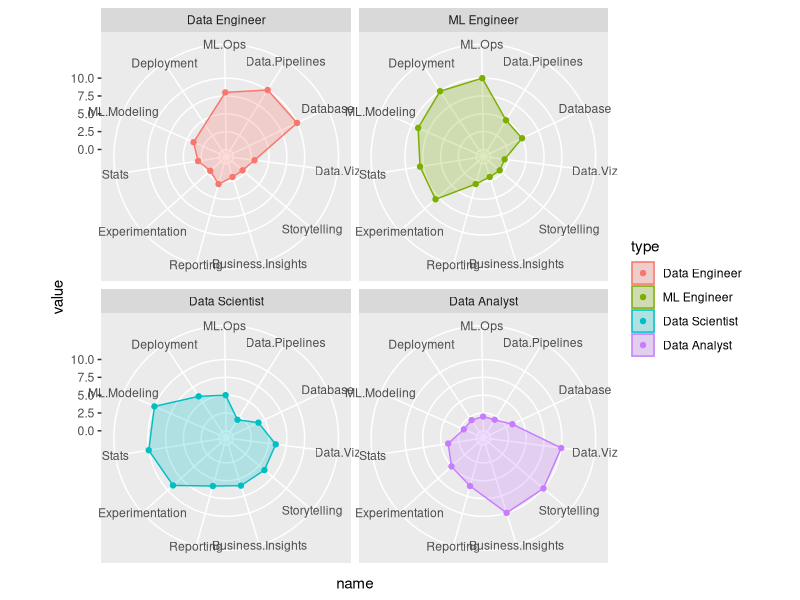
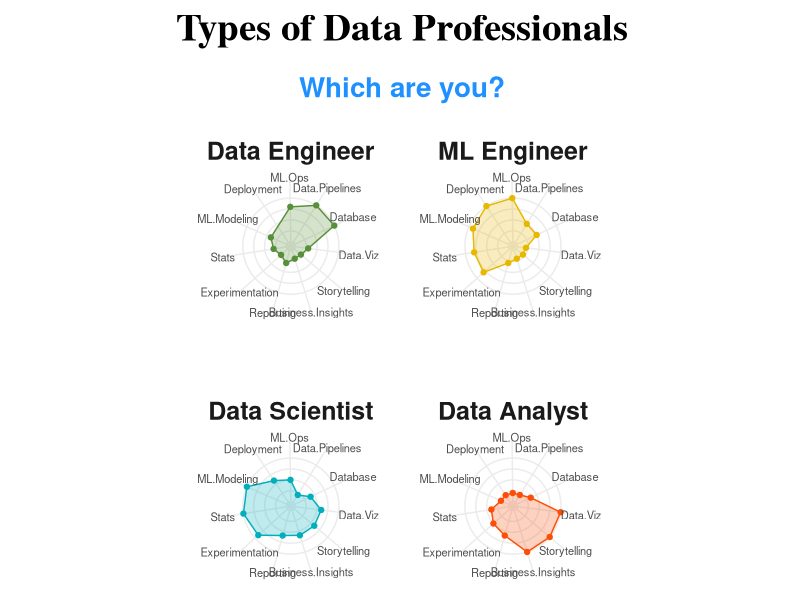
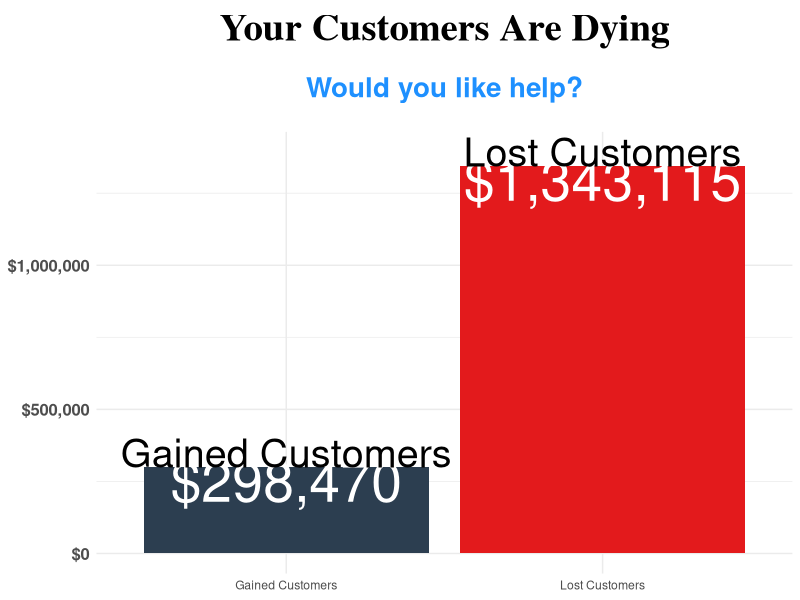

Reproduce these figures in R, in order.
# BUSINESS SCIENCE R TIPS ----
# R-TIP 067 | Types of data professionals visualization (radar plot) ----
#
# 👉 For Weekly R-Tips, Sign Up Here:
#    https://learn.business-science.io/r-tips-newsletter

# LIBRARIES & DATA----

library(tidyverse)
library(readxl)

types_of_data_professionals_tbl <- data.frame(
    "Type of Data Professional" = c("Data Engineer", "ML Engineer", "Data Scientist", "Data Analyst"),
    "ML Ops" = c(8, 10, 5, 2),
    "Data Pipelines" = c(10, 5, 2, 2),
    "Database" = c(10, 5, 4, 3.5),
    "Data Viz" = c(3, 2, 6, 10),
    "Storytelling" = c(2, 2, 6, 10),
    "Business Insights" = c(2, 2, 6, 10),
    "Reporting" = c(3, 3, 6, 6),
    "Experimentation" = c(2, 8, 9, 5),
    "Stats" = c(3, 8, 10, 4),
    "ML Modeling" = c(4, 9, 10, 2),
    "Deployment" = c(NA, 10, 6, 2)
  )

types_of_data_professionals_tbl

# 1.0 DATA PREPARATION ----
data_prep_tbl <- types_of_data_professionals_tbl %>%
  rename(type = 1) %>%
  pivot_longer(
    cols = -type
  ) %>%
  mutate(
    type = as_factor(type),
    name = as_factor(name)
  )

data_prep_tbl

# 2.0 BASIC RADAR PLOT ----

# The trick
coord_radar <- function (theta = "x", start = 0, direction = 1, clip = "on") {
  theta <- match.arg(theta, c("x", "y"))
  r <- if (theta == "x") "y" else "x"
  ggproto("CordRadar", CoordPolar, theta = theta, r = r, start = start,
          direction = sign(direction), clip = clip,
          is_linear = function(coord) TRUE)
}


basic_radar_plot <- data_prep_tbl %>%
  ggplot(aes(name, value, group = type)) +
  geom_polygon(aes(fill = type, color = type), alpha = 0.25) +
  geom_point(aes(color = type)) +
  scale_y_continuous(limits = c(-1, 13), breaks = c(0, 2.5, 5, 7.5, 10)) +
  coord_radar(start = -0.3, clip = "off") +
  facet_wrap(~ type)

basic_radar_plot

# 3.0 DRESS UP THE RADAR PLOT ----
basic_radar_plot  +
  theme_minimal() +
  scale_fill_manual(values = c("#588f3a", "#E7B800", "#00AFBB", "#FC4E07")) +
 scale_color_manual(values = c("#588f3a", "#E7B800", "#00AFBB", "#FC4E07")) +
  labs(
    title = "Types of Data Professionals",
    subtitle = "Which are you?",
    legend = NULL,
    x = NULL,
    y = NULL
  ) +
  theme(
    plot.title = element_text(
      hjust = 0.5,
      margin = margin(t = 5, b = 20),
      size = 28,
      face = "bold",
      family = "serif"
    ),
    plot.subtitle = element_text(
      color = "dodgerblue",
      hjust = 0.5,
      margin = margin(t = 0, b = 20),
      size = 20,
      face = "bold",
      
    ),
    strip.text = element_text(
      size = 18,
      face = "bold",
      margin = margin(t = 5, b = 5)
    ),
    legend.position = "none",
    axis.text.y = element_blank(),
    axis.text.x = element_text(
      vjust = -1,
      size = 8
    ),
    panel.spacing = unit(50, "points"),
    panel.grid.minor = element_blank(),
    panel.grid.major.y = element_line(colour = c(rep("#ebebeb", 5), NA))
  )


# 4.0 LEARNING MORE ----
# - Do you want to become the data science expert for your organization?
# - HERE'S HOW: 10 SECRETS TO BECOMING A 6-FIGURE DATA SCIENTIST
#   https://learn.business-science.io/free-rtrack-masterclass

# BONUS VISUAL ----
data_prep_2_tbl <- tibble(
  description = "Customers",
  gained = 10,
  lost = 45,
  average_customer_lifetime_value = 29847
) %>%
  mutate(
    total_gain = gained * average_customer_lifetime_value,
    total_loss = lost * average_customer_lifetime_value
  ) %>%
  select(description, total_gain, total_loss) %>%
  pivot_longer(-description) %>%
  mutate(name = c("Gained Customers", "Lost Customers"))

data_prep_2_tbl %>%
  ggplot(aes(name, value)) +
  geom_col(aes(fill = name)) +
  geom_text(
    aes(label = scales::dollar(value)),
    nudge_y = -50000,
    size = 14,
    color = "white"
  ) +
  geom_text(
    aes(label = name),
    nudge_y = 50000,
    size = 10
  ) +
  theme_minimal() +
  scale_fill_manual(values = c("#2C3E50", "#E31A1C")) +
  scale_y_continuous(labels = scales::dollar_format()) +
  labs(
    title = "Your Customers Are Dying",
    subtitle = "Would you like help?",
    legend = NULL,
    x = NULL,
    y = NULL
  ) +
  theme(
    plot.title = element_text(
      hjust = 0.5,
      margin = margin(t = 5, b = 20),
      size = 28,
      face = "bold",
      family = "serif"
    ),
    plot.subtitle = element_text(
      color = "dodgerblue",
      hjust = 0.5,
      margin = margin(t = 0, b = 20),
      size = 20,
      face = "bold",
      
    ),
    axis.text.y = element_text(size = 12, face = "bold"),
    legend.position = "none",
  )
